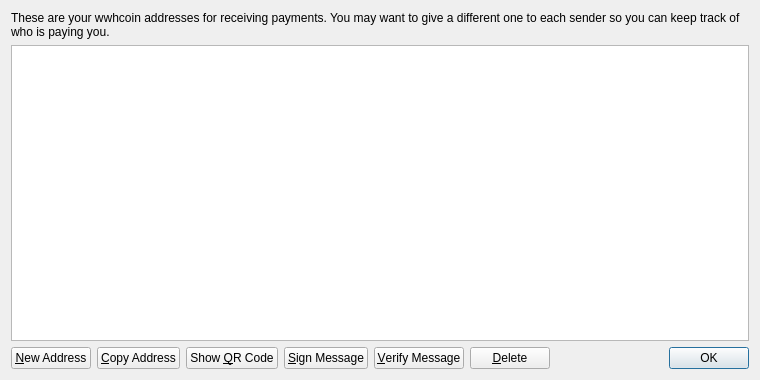
<?xml version="1.0" encoding="UTF-8"?>
<ui version="4.0">
 <class>AddressBookPage</class>
 <widget class="QWidget" name="AddressBookPage">
  <property name="geometry">
   <rect>
    <x>0</x>
    <y>0</y>
    <width>760</width>
    <height>380</height>
   </rect>
  </property>
  <property name="windowTitle">
   <string>Address Book</string>
  </property>
  <layout class="QVBoxLayout" name="verticalLayout">
   <item>
    <widget class="QLabel" name="labelExplanation">
     <property name="text">
      <string>These are your wwhcoin addresses for receiving payments. You may want to give a different one to each sender so you can keep track of who is paying you.</string>
     </property>
     <property name="textFormat">
      <enum>Qt::PlainText</enum>
     </property>
     <property name="wordWrap">
      <bool>true</bool>
     </property>
    </widget>
   </item>
   <item>
    <widget class="QTableView" name="tableView">
     <property name="contextMenuPolicy">
      <enum>Qt::CustomContextMenu</enum>
     </property>
     <property name="toolTip">
      <string>Double-click to edit address or label</string>
     </property>
     <property name="tabKeyNavigation">
      <bool>false</bool>
     </property>
     <property name="alternatingRowColors">
      <bool>true</bool>
     </property>
     <property name="selectionMode">
      <enum>QAbstractItemView::SingleSelection</enum>
     </property>
     <property name="selectionBehavior">
      <enum>QAbstractItemView::SelectRows</enum>
     </property>
     <property name="sortingEnabled">
      <bool>true</bool>
     </property>
     <attribute name="verticalHeaderVisible">
      <bool>false</bool>
     </attribute>
    </widget>
   </item>
   <item>
    <layout class="QHBoxLayout" name="horizontalLayout">
     <item>
      <widget class="QPushButton" name="newAddressButton">
       <property name="toolTip">
        <string>Create a new address</string>
       </property>
       <property name="text">
        <string>&amp;New Address</string>
       </property>
       <property name="icon">
        <iconset resource="../bitcoin.qrc">
         <normaloff>:/icons/add</normaloff>:/icons/add</iconset>
       </property>
      </widget>
     </item>
     <item>
      <widget class="QPushButton" name="copyToClipboard">
       <property name="toolTip">
        <string>Copy the currently selected address to the system clipboard</string>
       </property>
       <property name="text">
        <string>&amp;Copy Address</string>
       </property>
       <property name="icon">
        <iconset resource="../bitcoin.qrc">
         <normaloff>:/icons/editcopy</normaloff>:/icons/editcopy</iconset>
       </property>
      </widget>
     </item>
     <item>
      <widget class="QPushButton" name="showQRCode">
       <property name="text">
        <string>Show &amp;QR Code</string>
       </property>
       <property name="icon">
        <iconset resource="../bitcoin.qrc">
         <normaloff>:/icons/qrcode</normaloff>:/icons/qrcode</iconset>
       </property>
      </widget>
     </item>
     <item>
      <widget class="QPushButton" name="signMessage">
       <property name="toolTip">
        <string>Sign a message to prove you own a Bitcoin address</string>
       </property>
       <property name="text">
        <string>&amp;Sign Message</string>
       </property>
       <property name="icon">
        <iconset resource="../bitcoin.qrc">
         <normaloff>:/icons/edit</normaloff>:/icons/edit</iconset>
       </property>
      </widget>
     </item>
     <item>
      <widget class="QPushButton" name="verifyMessage">
       <property name="toolTip">
        <string>Verify a message to ensure it was signed with a specified Bitcoin address</string>
       </property>
       <property name="text">
        <string>&amp;Verify Message</string>
       </property>
       <property name="icon">
        <iconset resource="../bitcoin.qrc">
         <normaloff>:/icons/transaction_0</normaloff>:/icons/transaction_0</iconset>
       </property>
      </widget>
     </item>
     <item>
      <widget class="QPushButton" name="deleteButton">
       <property name="toolTip">
        <string>Delete the currently selected address from the list. Only sending addresses can be deleted.</string>
       </property>
       <property name="text">
        <string>&amp;Delete</string>
       </property>
       <property name="icon">
        <iconset resource="../bitcoin.qrc">
         <normaloff>:/icons/remove</normaloff>:/icons/remove</iconset>
       </property>
      </widget>
     </item>
     <item>
      <spacer name="horizontalSpacer">
       <property name="orientation">
        <enum>Qt::Horizontal</enum>
       </property>
       <property name="sizeHint" stdset="0">
        <size>
         <width>40</width>
         <height>20</height>
        </size>
       </property>
      </spacer>
     </item>
     <item>
      <widget class="QDialogButtonBox" name="buttonBox">
       <property name="sizePolicy">
        <sizepolicy hsizetype="Maximum" vsizetype="Fixed">
         <horstretch>0</horstretch>
         <verstretch>0</verstretch>
        </sizepolicy>
       </property>
       <property name="standardButtons">
        <set>QDialogButtonBox::Ok</set>
       </property>
      </widget>
     </item>
    </layout>
   </item>
  </layout>
 </widget>
 <resources>
  <include location="../bitcoin.qrc"/>
 </resources>
 <connections/>
</ui>
